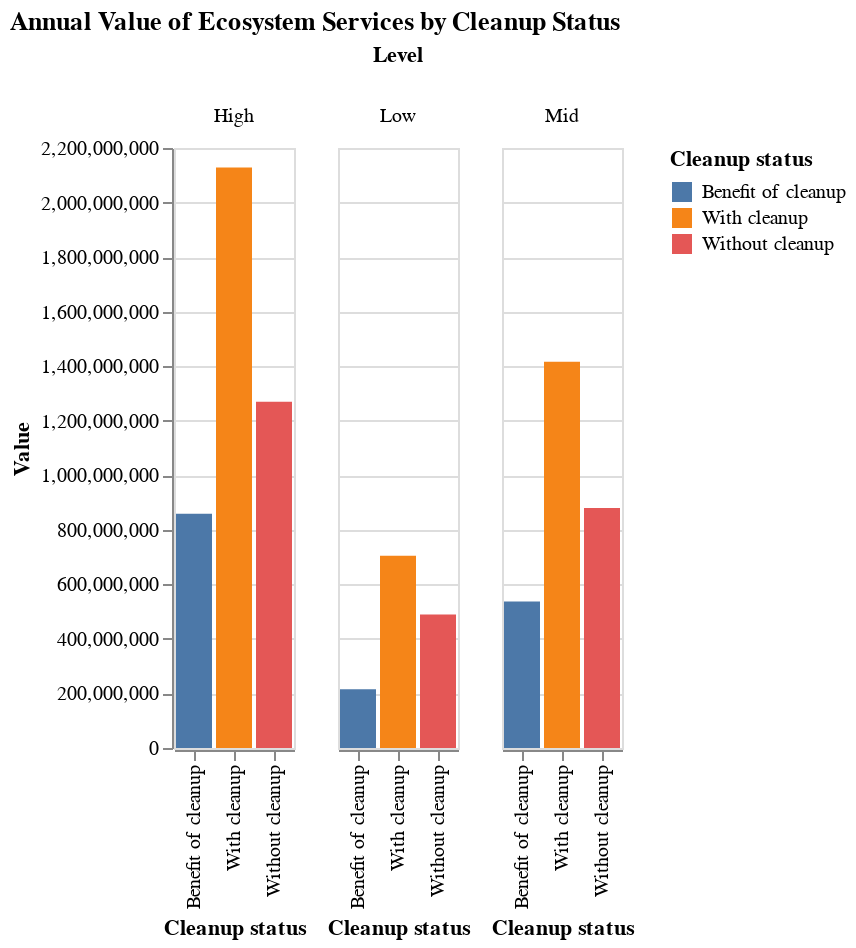

Here is the notebook cell this chart was saved with:
### Markdown cell above
There are four diffenrent locations by watershed, "islands" has the smallest area, and "coastal waters" take up the majority of the water area of island in Boston. On the other side, "Charles and neponset" has the largest area, and "forest" is the largest here. These is no significant differences of area within each land cover types for other two locations.

### Code cell
# draw the third chart of annual value of ecosystem services
chart_3 = alt.Chart(annual_value).mark_bar().encode(
    x='Cleanup status',
    y='Value',
    color='Cleanup status',
    column='Level')

chart_3 = chart_3.properties(
    title='Annual Value of Ecosystem Services by Cleanup Status'
)

chart_3

### Figure 1 — Vega-Lite specification as saved in the notebook (floating-point values rounded to 4 significant figures)
{"config": {"view": {"continuousWidth": 400, "continuousHeight": 300}}, "data": {"name": "data-310dface23fcc54bec7edc7cc3e94aa5"}, "mark": "bar", "encoding": {"color": {"field": "Cleanup status", "type": "nominal"}, "column": {"field": "Level", "type": "nominal"}, "x": {"field": "Cleanup status", "type": "nominal"}, "y": {"field": "Value", "type": "quantitative"}}, "title": "Annual Value of Ecosystem Services by Cleanup Status", "$schema": "https://vega.github.io/schema/vega-lite/v4.17.0.json", "datasets": {"data-310dface23fcc54bec7edc7cc3e94aa5": [{"Cleanup status": "With cleanup", "Level": "Low", "Value": 705209378}, {"Cleanup status": "Without cleanup", "Level": "Low", "Value": 489883908}, {"Cleanup status": "Benefit of cleanup", "Level": "Low", "Value": 215325469}, {"Cleanup status": "With cleanup", "Level": "Mid", "Value": 1416705140}, {"Cleanup status": "Without cleanup", "Level": "Mid", "Value": 879715684}, {"Cleanup status": "Benefit of cleanup", "Level": "Mid", "Value": 536989457}, {"Cleanup status": "With cleanup", "Level": "High", "Value": 2128200903}, {"Cleanup status": "Without cleanup", "Level": "High", "Value": 1269547459}, {"Cleanup status": "Benefit of cleanup", "Level": "High", "Value": 858653444}]}}
